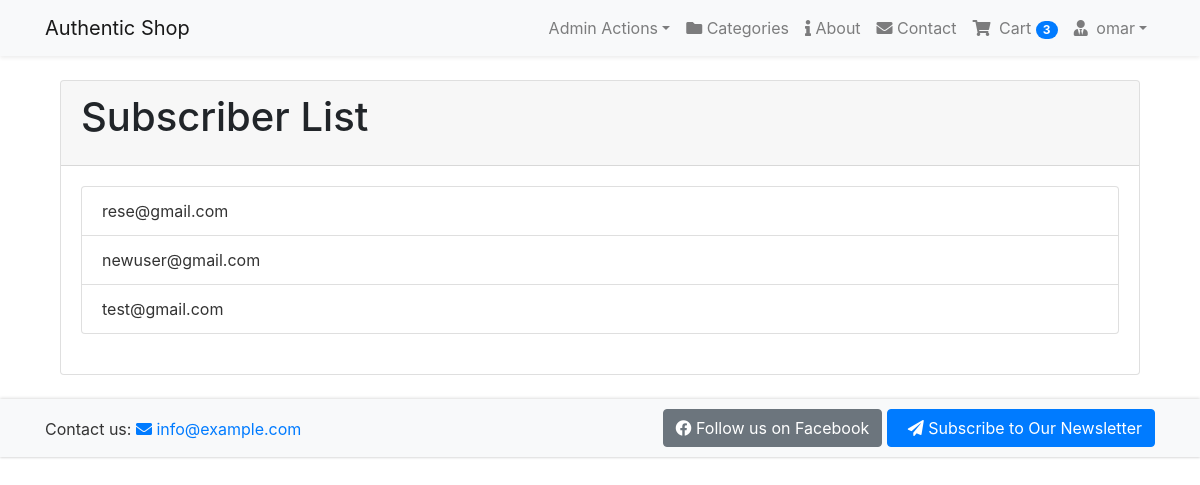
/subscribers/ (signed in), run on the app's committed database.
### accounts/models.py (models this page shows, shortened)
class User(AbstractBaseUser, PermissionsMixin):
    email = models.EmailField(unique=True, null=False)
    is_staff = models.BooleanField(
        gettext_lazy('staff status'),
        default=False,
        help_text=gettext_lazy('Designates whether the user can log in this site')
    )
    is_active = models.BooleanField(
        gettext_lazy('active'),
        default=True,
        help_text=gettext_lazy('Designates whether this user should be treated as active. Unselect this instead of deleting accounts')
    )
    USERNAME_FIELD = 'email'
    objects = MyUserManager()

class Profile(models.Model):
    user = models.OneToOneField(User, on_delete=models.CASCADE, related_name='profile')
    username = models.CharField(max_length=264, blank=True)
    full_name = models.CharField(max_length=264, blank=True)
    address_1 = models.TextField(max_length=300, blank=True)
    city = models.CharField(max_length=50, blank=True)
    zipcode = models.CharField(max_length=12, blank=True)
    country = models.CharField(max_length=50, blank=True)
    phone = models.CharField(max_length=25, blank=True)
    date_joined = models.DateTimeField(auto_now_add=True)

### order/models.py (models this page shows, shortened)
class Order(models.Model):
    orderItems = models.ManyToManyField(Cart)
    user = models.ForeignKey(settings.AUTH_USER_MODEL, on_delete=models.CASCADE)
    ordered = models.BooleanField(default=False)
    created = models.DateTimeField(auto_now_add=True)
    paymentId = models.CharField(max_length=264, blank=True, null=True)
    orderId = models.CharField(max_length=200, blank=True, null=True)

### newsletter/models.py (models this page shows, shortened)
class Subscriber(models.Model):
    email = models.EmailField(unique=True)
    subscribed_at = models.DateTimeField(auto_now_add=True)

### newsletter/views.py (the view)
# urls.py: path('subscribers/', views.SubscriberListView.as_view(), name='subscriber_list'),
class SubscriberListView(ListView):
    model = Subscriber
    template_name = 'newsletter/subscriber_list.html'
    context_object_name = 'subscribers'

### order/templatetags/cart_tag.py (called while the page is built)
@register.filter
def cart_total(user):  # It will take a parameter as user.
    order = Order.objects.filter(user=user, ordered=False)  # It will check the orders without payment for this user.
    if order.exists():
        return order[0].orderItems.count()  # To convert the order from tuple/list to single object we use [0].
    else:
        return 0

### templates/newsletter/subscriber_list.html
{% extends 'base.html' %}
{% block content %}
<div class="container my-4">
    <div class="card">
        <div class="card-header">
            <h1 class="card-title">Subscriber List</h1>
        </div>
        <div class="card-body">
            <ul class="list-group">
                {% for subscriber in subscribers %}
                <li class="list-group-item">
                    <a href="{% url 'newsletter:subscriber_detail' pk=subscriber.pk %}">{{ subscriber.email }}</a>
                </li>
                {% empty %}
                <li class="list-group-item">No subscribers found.</li>
                {% endfor %}
            </ul>
        </div>
    </div>
</div>
{% endblock %}

### templates/navbar.html (shortened to what this page needs)
{% load cart_tag %}
<nav class="navbar navbar-expand-lg navbar-light bg-light shadow-sm">
    <div class="container">
        <a class="navbar-brand" href="{% url 'shop:home' %}">Authentic Shop</a>
        <div class="collapse navbar-collapse" id="navbarSupportedContent">
            <ul class="navbar-nav ml-auto align-items-center">
                {% if user.is_authenticated and user.is_staff %}
                <li class="nav-item dropdown">
                    <a class="nav-link dropdown-toggle" href="#" id="adminDropdown" role="button"
                        data-toggle="dropdown" aria-haspopup="true" aria-expanded="false">
                        Admin Actions</a>
                </li>
                {% endif %}
                <li class="nav-item">
                    <a href="{% url 'shop:category_list' %}" class="nav-link">
                        <i class="fas fa-folder"></i> Categories</a>
                </li>
                <li class="nav-item">
                    <a href="{% url 'newsletter:about' %}" class="nav-link">
                        <i class="fas fa-info"></i> About</a>
                </li>
                <li class="nav-item">
                    <a href="{% url 'newsletter:contact' %}" class="nav-link">
                        <i class="fas fa-envelope"></i> Contact</a>
                </li>
                {% if request.user.is_authenticated %}
                <li class="nav-item">
                    <a href="{% url 'order:cart' %}" class="nav-link position-relative">
                        <i class="fa fa-shopping-cart mr-1"></i> Cart
                        <span class="badge badge-pill badge-primary cart-badge">{{ request.user|cart_total }}</span>
                    </a>
                </li>
                <li class="nav-item dropdown">
                    <a class="nav-link dropdown-toggle" href="#" id="navbarDropdown" role="button"
                        data-toggle="dropdown" aria-haspopup="true" aria-expanded="false">
                        <i class="fas fa-user-tie mr-1"></i> {{ request.user.profile.username }}</a>
                </li>
                {% else %}
                <li class="nav-item">
                    <a href="{% url 'accounts:login' %}" class="nav-link btn btn-primary text-white">
                        <i class="fas fa-sign-in-alt mr-1"></i> Login
                    </a>
                </li>
                {% endif %}
            </ul>
        </div>
    </div>
</nav>

### static/css/main.css (style rules this page uses)
.list-group { margin-bottom: 20px; }
.list-group-item { cursor: pointer; transition: background-color 0.3s ease; }
.list-group-item a { color: #333; }

### data on the page
User: user|cart_total "3", user.profile.username "omar"
Subscriber: email "rese@gmail.com"
Subscriber: email "newuser@gmail.com"
Subscriber: email "test@gmail.com"
